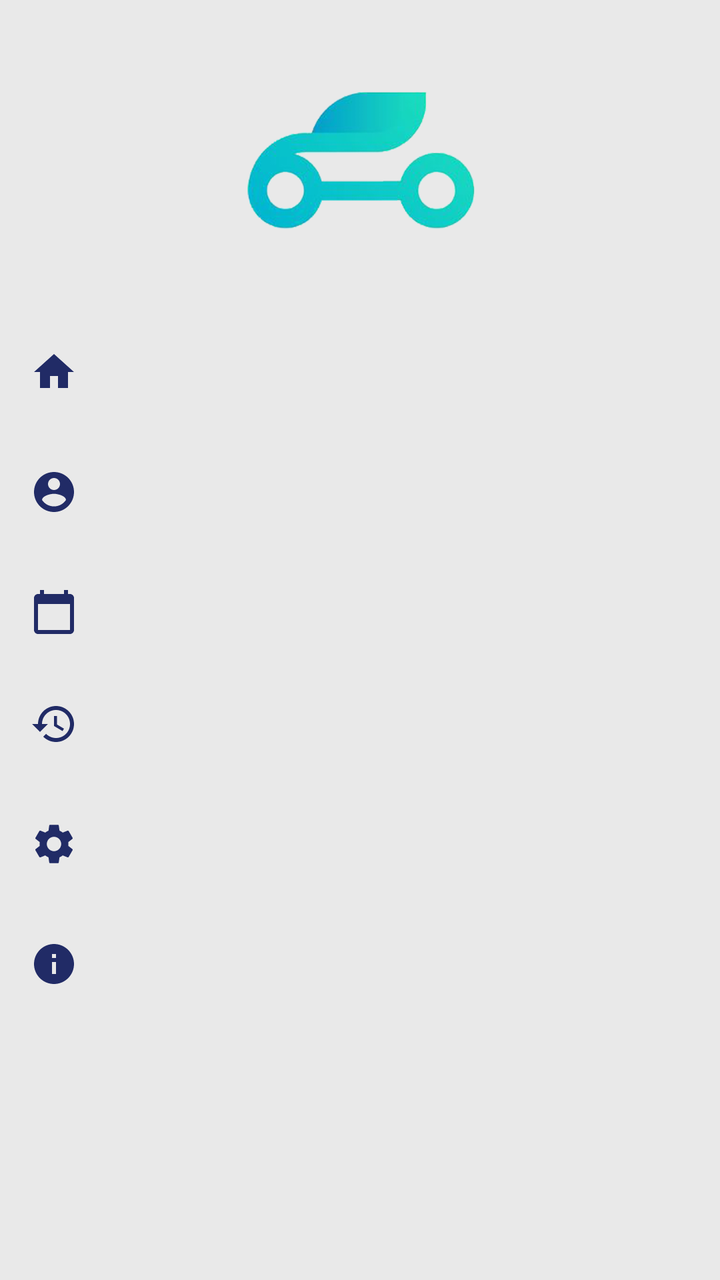
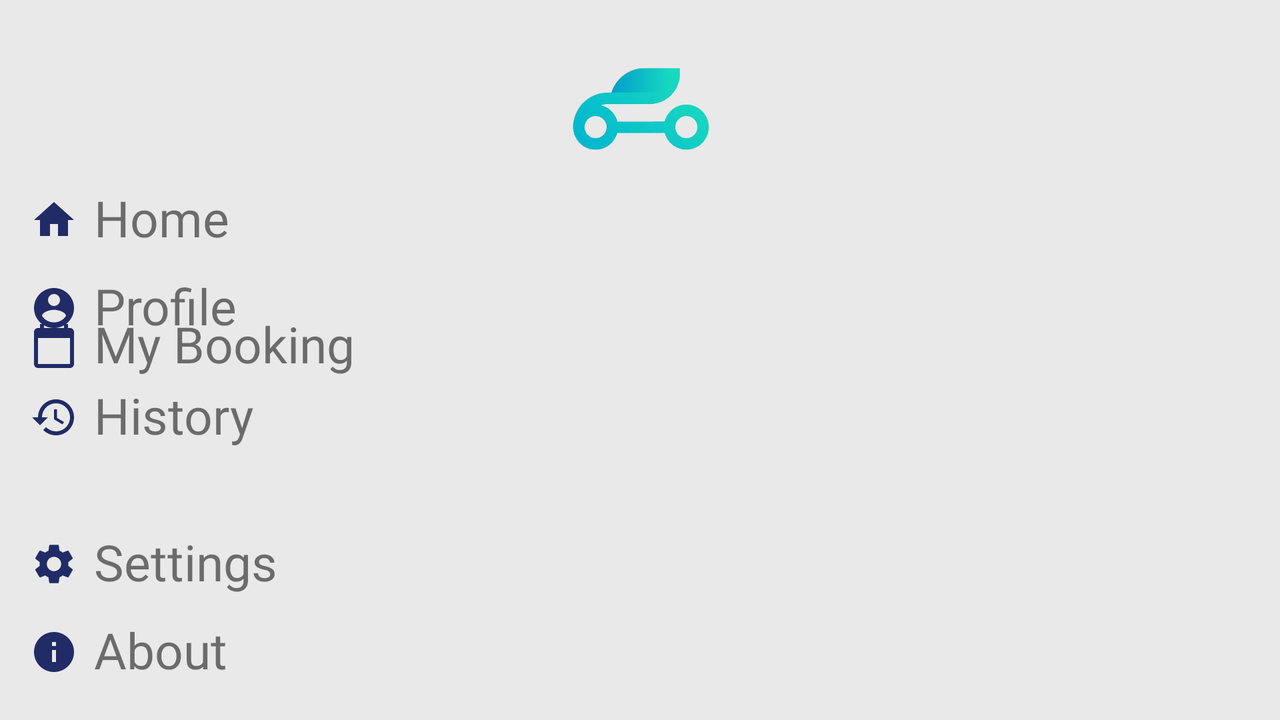

An Android layout and its configuration variant, each rendered on a device that would load it. The default file and the variant file are quoted in full after the pictures.
<!-- AndroidManifest.xml: application theme AppTheme.NoActionBar -->
<!-- res/layout/sidebar.xml -->
<?xml version="1.0" encoding="utf-8"?>
<androidx.constraintlayout.widget.ConstraintLayout
    xmlns:android="http://schemas.android.com/apk/res/android"
    xmlns:app="http://schemas.android.com/apk/res-auto"
    android:layout_width="match_parent"
    android:layout_height="match_parent"
    android:orientation="vertical"
    android:background="@color/background">

    <ImageView
        android:id="@+id/imageView2"
        android:layout_width="match_parent"
        android:layout_height="120dp"
        android:layout_margin="16dp"
        android:layout_marginStart="16dp"
        android:layout_marginEnd="16dp"
        android:onClick="ClickLogo"
        android:src="@drawable/logo"
        app:layout_constraintEnd_toEndOf="parent"
        app:layout_constraintStart_toStartOf="parent"
        app:layout_constraintTop_toTopOf="parent" />

    <View
        android:layout_width="match_parent"
        android:layout_height="1dp"
        android:layout_marginBottom="15dp"
        app:layout_constraintBottom_toTopOf="@+id/imageView2"
        app:layout_constraintEnd_toEndOf="parent"
        app:layout_constraintStart_toStartOf="parent"
        app:layout_constraintTop_toTopOf="parent" />

    <androidx.constraintlayout.widget.ConstraintLayout
        android:layout_width="match_parent"
        android:layout_height="wrap_content"
        android:layout_marginTop="156dp"
        android:gravity="center_vertical"
        android:onClick="ClickHome"
        android:orientation="horizontal"
        app:layout_constraintEnd_toEndOf="parent"
        app:layout_constraintHorizontal_bias="0.0"
        app:layout_constraintStart_toStartOf="parent"
        app:layout_constraintTop_toTopOf="parent">

        <com.google.android.material.textview.MaterialTextView
            android:layout_width="112dp"
            android:layout_height="60dp"
            android:layout_marginStart="35dp"
            android:layout_marginEnd="333dp"
            android:fontFamily="@font/mregular"
            android:padding="12dp"
            android:text="@string/home"
            android:textSize="25dp"
            app:layout_constraintBottom_toBottomOf="parent"
            app:layout_constraintEnd_toEndOf="parent"
            app:layout_constraintHorizontal_bias="0.0"
            app:layout_constraintStart_toStartOf="parent"
            app:layout_constraintTop_toTopOf="parent"
            app:layout_constraintVertical_bias="0.0" />

        <ImageView
            android:layout_width="wrap_content"
            android:layout_height="wrap_content"
            android:layout_marginStart="15dp"
            android:src="@drawable/ic_home"
            app:tint="@color/icon"
            app:layout_constraintBottom_toBottomOf="parent"
            app:layout_constraintStart_toStartOf="parent"
            app:layout_constraintTop_toTopOf="parent" />
    </androidx.constraintlayout.widget.ConstraintLayout>

    <androidx.constraintlayout.widget.ConstraintLayout
        android:layout_width="match_parent"
        android:layout_height="wrap_content"
        android:layout_marginTop="216dp"
        android:gravity="center_vertical"
        android:onClick="ClickProfil"
        android:orientation="horizontal"
        app:layout_constraintEnd_toEndOf="parent"
        app:layout_constraintHorizontal_bias="0.0"
        app:layout_constraintStart_toStartOf="parent"
        app:layout_constraintTop_toTopOf="parent">

        <com.google.android.material.textview.MaterialTextView
            android:layout_width="112dp"
            android:layout_height="60dp"
            android:layout_marginStart="35dp"
            android:layout_marginEnd="333dp"
            android:fontFamily="@font/mregular"
            android:padding="12dp"
            android:text="@string/pp"
            android:textSize="25dp"
            app:layout_constraintBottom_toBottomOf="parent"
            app:layout_constraintEnd_toEndOf="parent"
            app:layout_constraintHorizontal_bias="0.0"
            app:layout_constraintStart_toStartOf="parent"
            app:layout_constraintTop_toTopOf="parent"
            app:layout_constraintVertical_bias="0.0" />

        <ImageView
            android:layout_width="wrap_content"
            android:layout_height="wrap_content"
            android:layout_marginStart="15dp"
            android:layout_marginTop="18dp"
            android:src="@drawable/ic_akun"
            app:layout_constraintStart_toStartOf="parent"
            app:layout_constraintTop_toTopOf="parent"
            app:tint="@color/icon" />
    </androidx.constraintlayout.widget.ConstraintLayout>

    <androidx.constraintlayout.widget.ConstraintLayout
        android:layout_width="match_parent"
        android:layout_height="wrap_content"
        android:layout_marginTop="276dp"
        android:gravity="center_vertical"
        android:onClick="ClickBooking"
        android:orientation="horizontal"
        app:layout_constraintEnd_toEndOf="parent"
        app:layout_constraintHorizontal_bias="0.0"
        app:layout_constraintStart_toStartOf="parent"
        app:layout_constraintTop_toTopOf="parent">

        <com.google.android.material.textview.MaterialTextView
            android:layout_width="178dp"
            android:layout_height="56dp"
            android:layout_marginStart="35dp"
            android:layout_marginEnd="333dp"
            android:fontFamily="@font/mregular"
            android:padding="12dp"
            android:text="@string/booking"
            android:textSize="25dp"
            app:layout_constraintBottom_toBottomOf="parent"
            app:layout_constraintEnd_toEndOf="parent"
            app:layout_constraintHorizontal_bias="0.0"
            app:layout_constraintStart_toStartOf="parent"
            app:layout_constraintTop_toTopOf="parent"
            app:layout_constraintVertical_bias="0.0" />

        <ImageView
            android:layout_width="wrap_content"
            android:layout_height="wrap_content"
            android:layout_marginStart="15dp"
            android:layout_marginTop="18dp"
            android:src="@drawable/booking"
            app:layout_constraintStart_toStartOf="parent"
            app:layout_constraintTop_toTopOf="parent"
            app:tint="@color/icon" />
    </androidx.constraintlayout.widget.ConstraintLayout>

    <androidx.constraintlayout.widget.ConstraintLayout
        android:layout_width="match_parent"
        android:layout_height="wrap_content"
        android:layout_marginTop="332dp"
        android:gravity="center_vertical"
        android:onClick="ClickHistory"
        android:orientation="horizontal"
        app:layout_constraintEnd_toEndOf="parent"
        app:layout_constraintHorizontal_bias="0.0"
        app:layout_constraintStart_toStartOf="parent"
        app:layout_constraintTop_toTopOf="parent">

        <com.google.android.material.textview.MaterialTextView
            android:layout_width="131dp"
            android:layout_height="60dp"
            android:layout_marginStart="35dp"
            android:layout_marginEnd="333dp"
            android:fontFamily="@font/mregular"
            android:padding="12dp"
            android:text="@string/history"
            android:textSize="25dp"
            app:layout_constraintBottom_toBottomOf="parent"
            app:layout_constraintEnd_toEndOf="parent"
            app:layout_constraintHorizontal_bias="0.0"
            app:layout_constraintStart_toStartOf="parent"
            app:layout_constraintTop_toTopOf="parent"
            app:layout_constraintVertical_bias="0.0" />

        <ImageView
            android:layout_width="wrap_content"
            android:layout_height="wrap_content"
            android:layout_marginStart="15dp"
            android:layout_marginTop="18dp"
            android:src="@drawable/history"
            app:layout_constraintStart_toStartOf="parent"
            app:layout_constraintTop_toTopOf="parent"
            app:tint="@color/icon" />
    </androidx.constraintlayout.widget.ConstraintLayout>

    <androidx.constraintlayout.widget.ConstraintLayout
        android:layout_width="match_parent"
        android:layout_height="wrap_content"
        android:layout_marginTop="392dp"
        android:gravity="center_vertical"
        android:onClick="ClickSettings"
        android:orientation="horizontal"
        app:layout_constraintEnd_toEndOf="parent"
        app:layout_constraintHorizontal_bias="1.0"
        app:layout_constraintStart_toStartOf="parent"
        app:layout_constraintTop_toTopOf="parent">

        <com.google.android.material.textview.MaterialTextView
            android:layout_width="152dp"
            android:layout_height="59dp"
            android:layout_marginStart="35dp"
            android:layout_marginEnd="333dp"
            android:fontFamily="@font/mregular"
            android:padding="12dp"
            android:text="@string/setting"
            android:textSize="25dp"
            app:layout_constraintBottom_toBottomOf="parent"
            app:layout_constraintEnd_toEndOf="parent"
            app:layout_constraintHorizontal_bias="0.0"
            app:layout_constraintStart_toStartOf="parent"
            app:layout_constraintTop_toTopOf="parent"
            app:layout_constraintVertical_bias="0.0" />

        <ImageView
            android:layout_width="wrap_content"
            android:layout_height="wrap_content"
            android:layout_marginStart="15dp"
            android:layout_marginTop="18dp"
            android:src="@drawable/ic_settings"
            app:layout_constraintStart_toStartOf="parent"
            app:layout_constraintTop_toTopOf="parent"
            app:tint="@color/icon" />
    </androidx.constraintlayout.widget.ConstraintLayout>

    <androidx.constraintlayout.widget.ConstraintLayout
        android:layout_width="match_parent"
        android:layout_height="wrap_content"
        android:layout_marginTop="452dp"
        android:gravity="center_vertical"
        android:onClick="ClickAbout"
        android:orientation="horizontal"
        app:layout_constraintEnd_toEndOf="parent"
        app:layout_constraintHorizontal_bias="0.0"
        app:layout_constraintStart_toStartOf="parent"
        app:layout_constraintTop_toTopOf="parent">

        <com.google.android.material.textview.MaterialTextView
            android:layout_width="112dp"
            android:layout_height="60dp"
            android:layout_marginStart="35dp"
            android:layout_marginEnd="333dp"
            android:fontFamily="@font/mregular"
            android:padding="12dp"
            android:text="@string/about"
            android:textSize="25dp"
            app:layout_constraintBottom_toBottomOf="parent"
            app:layout_constraintEnd_toEndOf="parent"
            app:layout_constraintHorizontal_bias="0.0"
            app:layout_constraintStart_toStartOf="parent"
            app:layout_constraintTop_toTopOf="parent"
            app:layout_constraintVertical_bias="0.0" />

        <ImageView
            android:layout_width="wrap_content"
            android:layout_height="wrap_content"
            android:layout_marginStart="15dp"
            android:layout_marginTop="18dp"
            android:src="@drawable/ic_info"
            app:layout_constraintStart_toStartOf="parent"
            app:layout_constraintTop_toTopOf="parent"
            app:tint="@color/icon" />
    </androidx.constraintlayout.widget.ConstraintLayout>

    <androidx.constraintlayout.widget.ConstraintLayout
        android:layout_width="match_parent"
        android:layout_height="wrap_content"
        android:layout_marginTop="628dp"
        android:gravity="center_vertical"
        android:onClick="ClickSignOut"
        android:orientation="horizontal"
        app:layout_constraintEnd_toEndOf="parent"
        app:layout_constraintHorizontal_bias="0.0"
        app:layout_constraintStart_toStartOf="parent"
        app:layout_constraintTop_toTopOf="parent">

        <com.google.android.material.textview.MaterialTextView
            android:layout_width="159dp"
            android:layout_height="64dp"
            android:layout_marginStart="35dp"
            android:layout_marginEnd="333dp"
            android:padding="12dp"
            android:text="@string/keluar"
            android:textSize="25dp"
            android:fontFamily="@font/mregular"
            app:layout_constraintBottom_toBottomOf="parent"
            app:layout_constraintEnd_toEndOf="parent"
            app:layout_constraintHorizontal_bias="0.0"
            app:layout_constraintStart_toStartOf="parent"
            app:layout_constraintTop_toTopOf="parent"
            app:layout_constraintVertical_bias="0.0" />

        <ImageView
            android:layout_width="wrap_content"
            android:layout_height="wrap_content"
            android:layout_marginStart="15dp"
            android:layout_marginTop="18dp"
            android:src="@drawable/ic_out"
            app:tint="@color/icon"
            app:layout_constraintStart_toStartOf="parent"
            app:layout_constraintTop_toTopOf="parent" />
    </androidx.constraintlayout.widget.ConstraintLayout>

</androidx.constraintlayout.widget.ConstraintLayout>
<!-- resources referenced by this layout -->
<resources>
  <color name="background">#e9e9e9</color>
  <color name="icon">#212b66</color>
  <!-- drawable booking (drawable) -->
  <vector android:height="24dp" android:tint="#212B66"
      android:viewportHeight="24" android:viewportWidth="24"
      android:width="24dp" xmlns:android="http://schemas.android.com/apk/res/android">
      <path android:fillColor="@android:color/white" android:pathData="M20,3h-1L19,1h-2v2L7,3L7,1L5,1v2L4,3c-1.1,0 -2,0.9 -2,2v16c0,1.1 0.9,2 2,2h16c1.1,0 2,-0.9 2,-2L22,5c0,-1.1 -0.9,-2 -2,-2zM20,21L4,21L4,8h16v13z"/>
  </vector>
  <!-- drawable history (drawable) -->
  <vector android:height="24dp" android:tint="#212B66"
      android:viewportHeight="24" android:viewportWidth="24"
      android:width="24dp" xmlns:android="http://schemas.android.com/apk/res/android">
      <path android:fillColor="@android:color/white" android:pathData="M13,3c-4.97,0 -9,4.03 -9,9L1,12l3.89,3.89 0.07,0.14L9,12L6,12c0,-3.87 3.13,-7 7,-7s7,3.13 7,7 -3.13,7 -7,7c-1.93,0 -3.68,-0.79 -4.94,-2.06l-1.42,1.42C8.27,19.99 10.51,21 13,21c4.97,0 9,-4.03 9,-9s-4.03,-9 -9,-9zM12,8v5l4.28,2.54 0.72,-1.21 -3.5,-2.08L13.5,8L12,8z"/>
  </vector>
  <!-- drawable ic_akun (drawable) -->
  <vector android:height="24dp" android:tint="#212B66"
      android:viewportHeight="24" android:viewportWidth="24"
      android:width="24dp" xmlns:android="http://schemas.android.com/apk/res/android">
      <path android:fillColor="@android:color/white" android:pathData="M12,2C6.48,2 2,6.48 2,12s4.48,10 10,10 10,-4.48 10,-10S17.52,2 12,2zM12,5c1.66,0 3,1.34 3,3s-1.34,3 -3,3 -3,-1.34 -3,-3 1.34,-3 3,-3zM12,19.2c-2.5,0 -4.71,-1.28 -6,-3.22 0.03,-1.99 4,-3.08 6,-3.08 1.99,0 5.97,1.09 6,3.08 -1.29,1.94 -3.5,3.22 -6,3.22z"/>
  </vector>
  <!-- drawable ic_home (drawable) -->
  <vector android:height="24dp" android:tint="#212B66"
      android:viewportHeight="24" android:viewportWidth="24"
      android:width="24dp" xmlns:android="http://schemas.android.com/apk/res/android">
      <path android:fillColor="@android:color/white" android:pathData="M10,20v-6h4v6h5v-8h3L12,3 2,12h3v8z"/>
  </vector>
  <!-- drawable ic_info (drawable) -->
  <vector android:height="24dp" android:tint="#212B66"
      android:viewportHeight="24" android:viewportWidth="24"
      android:width="24dp" xmlns:android="http://schemas.android.com/apk/res/android">
      <path android:fillColor="@android:color/white" android:pathData="M12,2C6.48,2 2,6.48 2,12s4.48,10 10,10 10,-4.48 10,-10S17.52,2 12,2zM13,17h-2v-6h2v6zM13,9h-2L11,7h2v2z"/>
  </vector>
  <!-- drawable ic_out (drawable) -->
  <vector android:height="24dp" android:tint="#212B66"
      android:viewportHeight="24" android:viewportWidth="24"
      android:width="24dp" xmlns:android="http://schemas.android.com/apk/res/android">
      <path android:fillColor="@android:color/white" android:pathData="M13,3h-2v10h2L13,3zM17.83,5.17l-1.42,1.42C17.99,7.86 19,9.81 19,12c0,3.87 -3.13,7 -7,7s-7,-3.13 -7,-7c0,-2.19 1.01,-4.14 2.58,-5.42L6.17,5.17C4.23,6.82 3,9.26 3,12c0,4.97 4.03,9 9,9s9,-4.03 9,-9c0,-2.74 -1.23,-5.18 -3.17,-6.83z"/>
  </vector>
  <string name="about">About</string>
  <string name="booking">My Booking</string>
  <string name="history">History</string>
  <string name="home">Home</string>
  <string name="keluar">Sign Out</string>
  <string name="pp">Profile</string>
  <string name="setting">Settings</string>
  <style name="AppTheme.NoActionBar">
          <item name="windowActionBar">false</item>
          <item name="windowNoTitle">true</item>
      </style>
</resources>
<!-- res/layout-land/sidebar.xml (the repository's variant of the layout above) -->
<!-- drawn on the phone turned sideways -->
<?xml version="1.0" encoding="utf-8"?>
<androidx.constraintlayout.widget.ConstraintLayout
    xmlns:android="http://schemas.android.com/apk/res/android"
    xmlns:app="http://schemas.android.com/apk/res-auto"
    xmlns:tools="http://schemas.android.com/tools"
    android:layout_width="match_parent"
    android:layout_height="match_parent"
    android:orientation="vertical"
    android:background="@color/background">

    <ImageView
        android:id="@+id/imageView2"
        android:layout_width="609dp"
        android:layout_height="72dp"
        android:layout_margin="16dp"
        android:layout_marginStart="16dp"
        android:layout_marginTop="16dp"
        android:layout_marginEnd="16dp"
        android:onClick="ClickLogo"
        android:src="@drawable/logo"
        app:layout_constraintEnd_toEndOf="parent"
        app:layout_constraintStart_toStartOf="parent"
        app:layout_constraintTop_toTopOf="parent" />

    <View
        android:layout_width="match_parent"
        android:layout_height="1dp"
        android:layout_marginBottom="15dp"
        app:layout_constraintBottom_toTopOf="@+id/imageView2"
        app:layout_constraintEnd_toEndOf="parent"
        app:layout_constraintStart_toStartOf="parent"
        app:layout_constraintTop_toTopOf="parent" />

    <androidx.constraintlayout.widget.ConstraintLayout
        android:layout_width="match_parent"
        android:layout_height="wrap_content"
        android:layout_marginTop="80dp"
        android:gravity="center_vertical"
        android:onClick="ClickHome"
        android:orientation="horizontal"
        app:layout_constraintEnd_toEndOf="parent"
        app:layout_constraintHorizontal_bias="0.0"
        app:layout_constraintStart_toStartOf="parent"
        app:layout_constraintTop_toTopOf="parent">

        <com.google.android.material.textview.MaterialTextView
            android:layout_width="112dp"
            android:layout_height="60dp"
            android:layout_marginStart="35dp"
            android:layout_marginEnd="333dp"
            android:fontFamily="@font/mregular"
            android:padding="12dp"
            android:text="@string/home"
            android:textSize="25dp"
            app:layout_constraintBottom_toBottomOf="parent"
            app:layout_constraintEnd_toEndOf="parent"
            app:layout_constraintHorizontal_bias="0.0"
            app:layout_constraintStart_toStartOf="parent"
            app:layout_constraintTop_toTopOf="parent"
            app:layout_constraintVertical_bias="0.0" />

        <ImageView
            android:layout_width="wrap_content"
            android:layout_height="wrap_content"
            android:layout_marginStart="15dp"
            android:src="@drawable/ic_home"
            app:layout_constraintBottom_toBottomOf="parent"
            app:layout_constraintStart_toStartOf="parent"
            app:layout_constraintTop_toTopOf="parent"
            app:tint="@color/icon" />
    </androidx.constraintlayout.widget.ConstraintLayout>

    <androidx.constraintlayout.widget.ConstraintLayout
        android:layout_width="match_parent"
        android:layout_height="wrap_content"
        android:layout_marginTop="124dp"
        android:gravity="center_vertical"
        android:onClick="ClickProfil"
        android:orientation="horizontal"
        app:layout_constraintEnd_toEndOf="parent"
        app:layout_constraintHorizontal_bias="0.0"
        app:layout_constraintStart_toStartOf="parent"
        app:layout_constraintTop_toTopOf="parent">

        <com.google.android.material.textview.MaterialTextView
            android:layout_width="112dp"
            android:layout_height="60dp"
            android:layout_marginStart="35dp"
            android:layout_marginEnd="333dp"
            android:fontFamily="@font/mregular"
            android:padding="12dp"
            android:text="@string/pp"
            android:textSize="25dp"
            app:layout_constraintBottom_toBottomOf="parent"
            app:layout_constraintEnd_toEndOf="parent"
            app:layout_constraintHorizontal_bias="0.0"
            app:layout_constraintStart_toStartOf="parent"
            app:layout_constraintTop_toTopOf="parent"
            app:layout_constraintVertical_bias="0.0" />

        <ImageView
            android:layout_width="wrap_content"
            android:layout_height="wrap_content"
            android:layout_marginStart="15dp"
            android:layout_marginTop="18dp"
            android:src="@drawable/ic_akun"
            app:layout_constraintStart_toStartOf="parent"
            app:layout_constraintTop_toTopOf="parent"
            app:tint="@color/icon" />
    </androidx.constraintlayout.widget.ConstraintLayout>

    <androidx.constraintlayout.widget.ConstraintLayout
        android:id="@+id/booking"
        android:layout_width="match_parent"
        android:layout_height="wrap_content"
        android:layout_marginEnd="4dp"
        android:gravity="center_vertical"
        android:onClick="ClickBooking"
        android:orientation="horizontal"
        app:layout_constraintBottom_toBottomOf="parent"
        app:layout_constraintEnd_toEndOf="parent"
        app:layout_constraintTop_toTopOf="parent"
        app:layout_constraintVertical_bias="0.473">

        <com.google.android.material.textview.MaterialTextView
            android:layout_width="216dp"
            android:layout_height="58dp"
            android:layout_marginStart="35dp"
            android:layout_marginEnd="333dp"
            android:fontFamily="@font/mregular"
            android:padding="12dp"
            android:text="@string/booking"
            android:textSize="25dp"
            app:layout_constraintBottom_toBottomOf="parent"
            app:layout_constraintEnd_toEndOf="parent"
            app:layout_constraintHorizontal_bias="0.0"
            app:layout_constraintStart_toStartOf="parent"
            app:layout_constraintTop_toTopOf="parent"
            app:layout_constraintVertical_bias="0.0" />

        <ImageView
            android:layout_width="wrap_content"
            android:layout_height="wrap_content"
            android:layout_marginStart="15dp"
            android:layout_marginTop="18dp"
            android:src="@drawable/booking"
            app:layout_constraintStart_toStartOf="parent"
            app:layout_constraintTop_toTopOf="parent"
            app:tint="@color/icon" />
    </androidx.constraintlayout.widget.ConstraintLayout>

    <androidx.constraintlayout.widget.ConstraintLayout
        android:id="@+id/constraintLayout"
        android:layout_width="match_parent"
        android:layout_height="wrap_content"
        android:layout_marginEnd="8dp"
        android:gravity="center_vertical"
        android:onClick="ClickHistory"
        android:orientation="horizontal"
        app:layout_constraintBottom_toBottomOf="parent"
        app:layout_constraintEnd_toEndOf="parent"
        app:layout_constraintTop_toTopOf="parent"
        app:layout_constraintVertical_bias="0.592">

        <com.google.android.material.textview.MaterialTextView
            android:layout_width="216dp"
            android:layout_height="58dp"
            android:layout_marginStart="35dp"
            android:layout_marginEnd="333dp"
            android:fontFamily="@font/mregular"
            android:padding="12dp"
            android:text="@string/history"
            android:textSize="25dp"
            app:layout_constraintBottom_toBottomOf="parent"
            app:layout_constraintEnd_toEndOf="parent"
            app:layout_constraintHorizontal_bias="0.0"
            app:layout_constraintStart_toStartOf="parent"
            app:layout_constraintTop_toTopOf="parent"
            app:layout_constraintVertical_bias="0.0" />

        <ImageView
            android:layout_width="wrap_content"
            android:layout_height="wrap_content"
            android:layout_marginStart="15dp"
            android:layout_marginTop="18dp"
            android:src="@drawable/history"
            app:layout_constraintStart_toStartOf="parent"
            app:layout_constraintTop_toTopOf="parent"
            app:tint="@color/icon" />
    </androidx.constraintlayout.widget.ConstraintLayout>

    <androidx.constraintlayout.widget.ConstraintLayout
        android:layout_width="match_parent"
        android:layout_height="wrap_content"
        android:layout_marginTop="164dp"
        android:gravity="center_vertical"
        android:onClick="ClickSettings"
        android:orientation="horizontal"
        app:layout_constraintEnd_toEndOf="parent"
        app:layout_constraintHorizontal_bias="0.0"
        app:layout_constraintStart_toStartOf="parent"
        app:layout_constraintTop_toBottomOf="@+id/imageView2">

        <com.google.android.material.textview.MaterialTextView
            android:layout_width="152dp"
            android:layout_height="59dp"
            android:layout_marginStart="35dp"
            android:layout_marginEnd="333dp"
            android:fontFamily="@font/mregular"
            android:padding="12dp"
            android:text="@string/setting"
            android:textSize="25dp"
            app:layout_constraintBottom_toBottomOf="parent"
            app:layout_constraintEnd_toEndOf="parent"
            app:layout_constraintHorizontal_bias="0.0"
            app:layout_constraintStart_toStartOf="parent"
            app:layout_constraintTop_toTopOf="parent"
            app:layout_constraintVertical_bias="0.0" />

        <ImageView
            android:layout_width="wrap_content"
            android:layout_height="wrap_content"
            android:layout_marginStart="15dp"
            android:layout_marginTop="18dp"
            android:src="@drawable/ic_settings"
            app:layout_constraintStart_toStartOf="parent"
            app:layout_constraintTop_toTopOf="parent"
            app:tint="@color/icon" />
    </androidx.constraintlayout.widget.ConstraintLayout>

    <androidx.constraintlayout.widget.ConstraintLayout
        android:layout_width="match_parent"
        android:layout_height="wrap_content"
        android:layout_marginTop="296dp"
        android:gravity="center_vertical"
        android:onClick="ClickAbout"
        android:orientation="horizontal"
        app:layout_constraintEnd_toEndOf="parent"
        app:layout_constraintHorizontal_bias="0.0"
        app:layout_constraintStart_toStartOf="parent"
        app:layout_constraintTop_toTopOf="parent">

        <com.google.android.material.textview.MaterialTextView
            android:layout_width="112dp"
            android:layout_height="60dp"
            android:layout_marginStart="35dp"
            android:layout_marginEnd="333dp"
            android:fontFamily="@font/mregular"
            android:padding="12dp"
            android:text="@string/about"
            android:textSize="25dp"
            app:layout_constraintBottom_toBottomOf="parent"
            app:layout_constraintEnd_toEndOf="parent"
            app:layout_constraintHorizontal_bias="0.0"
            app:layout_constraintStart_toStartOf="parent"
            app:layout_constraintTop_toTopOf="parent"
            app:layout_constraintVertical_bias="0.0" />

        <ImageView
            android:layout_width="wrap_content"
            android:layout_height="wrap_content"
            android:layout_marginStart="15dp"
            android:layout_marginTop="18dp"
            android:src="@drawable/ic_info"
            app:layout_constraintStart_toStartOf="parent"
            app:layout_constraintTop_toTopOf="parent"
            app:tint="@color/icon" />

    </androidx.constraintlayout.widget.ConstraintLayout>

    <androidx.constraintlayout.widget.ConstraintLayout
        android:layout_width="match_parent"
        android:layout_height="wrap_content"
        android:layout_marginTop="340dp"
        android:gravity="center_vertical"
        android:onClick="ClickSignOut"
        android:orientation="horizontal"
        app:layout_constraintEnd_toEndOf="parent"
        app:layout_constraintHorizontal_bias="0.0"
        app:layout_constraintStart_toStartOf="parent"
        app:layout_constraintTop_toTopOf="parent">

        <com.google.android.material.textview.MaterialTextView
            android:layout_width="159dp"
            android:layout_height="64dp"
            android:layout_marginStart="35dp"
            android:layout_marginEnd="333dp"
            android:fontFamily="@font/mregular"
            android:padding="12dp"
            android:text="@string/keluar"
            android:textSize="25dp"
            app:layout_constraintBottom_toBottomOf="parent"
            app:layout_constraintEnd_toEndOf="parent"
            app:layout_constraintHorizontal_bias="0.0"
            app:layout_constraintStart_toStartOf="parent"
            app:layout_constraintTop_toTopOf="parent"
            app:layout_constraintVertical_bias="0.0" />

        <ImageView
            android:layout_width="wrap_content"
            android:layout_height="wrap_content"
            android:layout_marginStart="15dp"
            android:layout_marginTop="18dp"
            android:src="@drawable/ic_out"
            app:layout_constraintStart_toStartOf="parent"
            app:layout_constraintTop_toTopOf="parent"
            app:tint="@color/icon" />
    </androidx.constraintlayout.widget.ConstraintLayout>




</androidx.constraintlayout.widget.ConstraintLayout>
